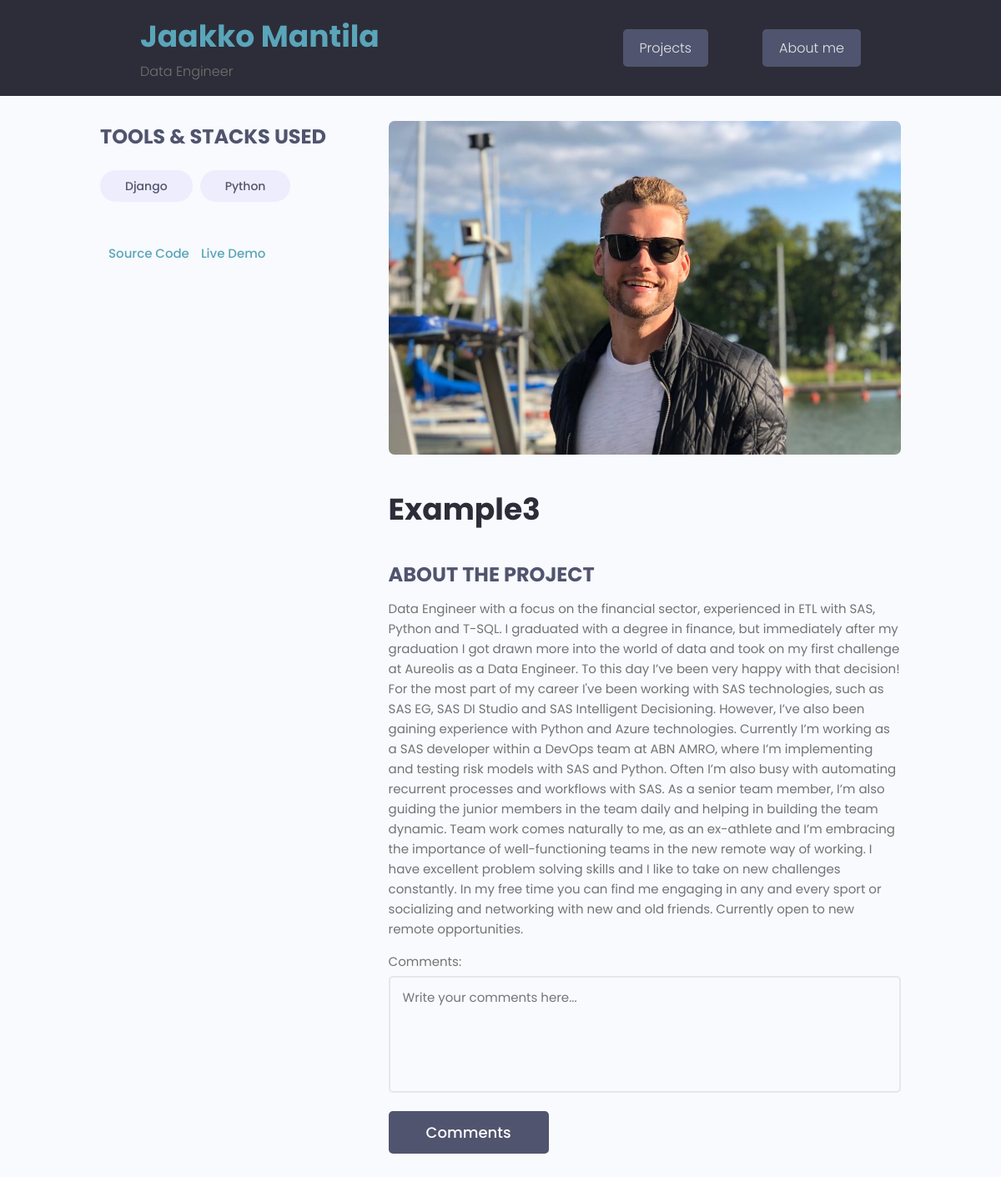
/project/bce60696-69db-46a0-bc71-3374db45314f/, run on an earlier commit of the app's database.
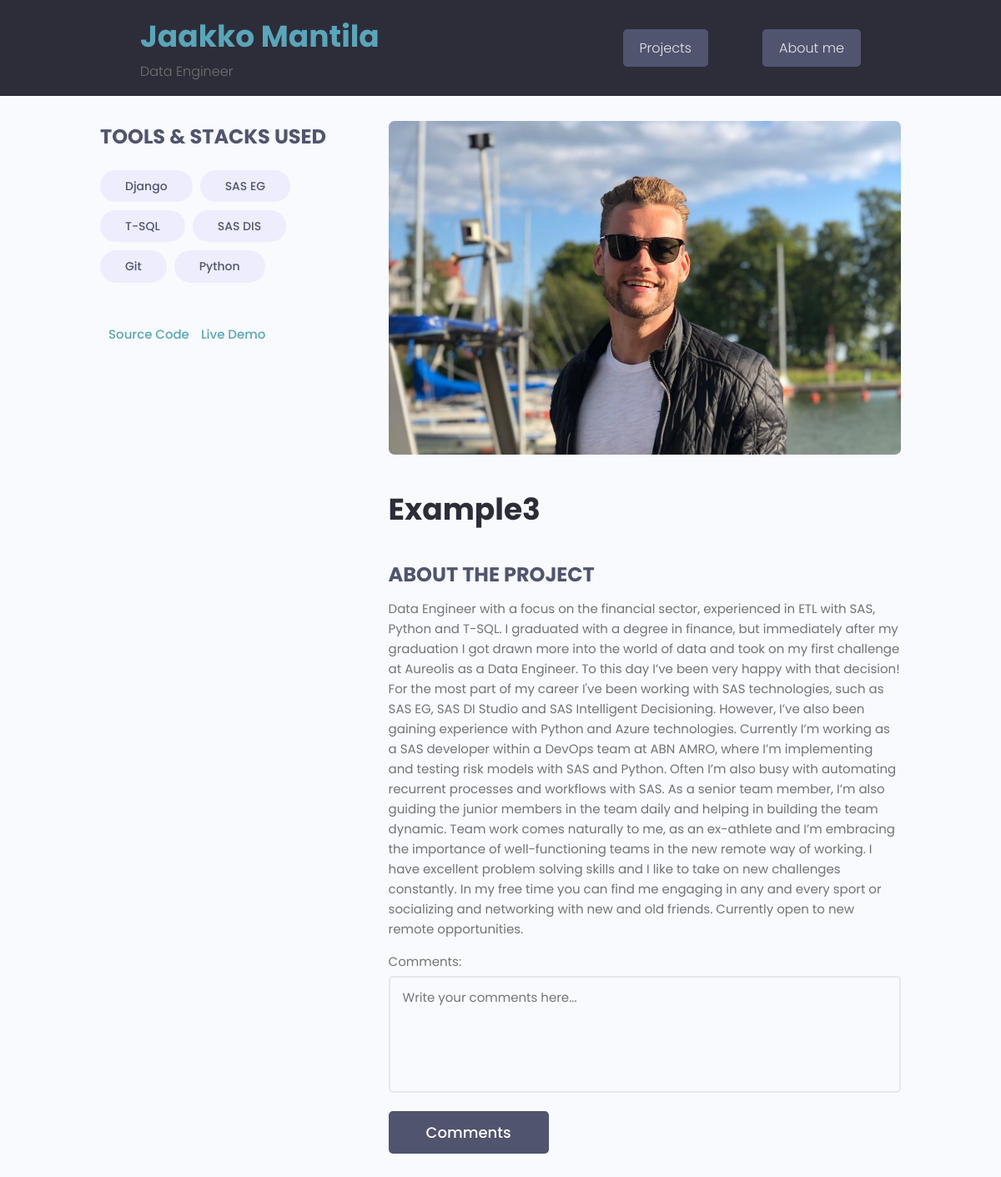
And on a later commit of the database.
### projects/models.py (models this page shows)
class Tag(models.Model):
    name = models.CharField(max_length=200)
    created = models.DateTimeField(auto_now_add=True)
    id = models.UUIDField(default=uuid.uuid4, unique=True,
                            primary_key=True, editable=False)
    def __str__(self):
        return self.name

### projects/views.py (the view)
# urls.py: path('project/<str:pk>/', views.project, name="project"),
def project(request,pk):
    project_obj = Project.objects.get(id=pk)
    return render(request,'projects/single-project.html',{'project':project_obj})

### projects/templates/projects/single-project.html (shortened to what this page needs)
{% extends 'main.html' %}
{% block content %}
<main class="singleProject my-md">
    <div class="container">
      <div class="layout">
        <div class="column column--1of3">
          <h3 class="singleProject__subtitle">Tools & Stacks Used</h3>
          <div class="singleProject__toolStack">
            {% for tag in project.tags.all %}
            <span class="tag tag--pill tag--sub tag--lg">
              <small>{{tag}}</small>
            </span>
            {% endfor %}
          </div>
          {% if project.source_link %}
          <a class="singleProject__liveLink" href={{project.source_link}} target="_blank">Source Code
          </a>
          {% endif %}
          {% if project.demo_link %}
          <a class="singleProject__liveLink" href="#" target="_blank">Live Demo
          </a>
          {% endif %}
        </div>
        <div class="column column--2of3">
          <img class="singleProject__preview" src="{{ project.featured_image.url }}" alt="portfolio thumbnail" />
          <h2 class="singleProject__title">{{project.title}}</h2>
          <h3 class="singleProject__subtitle">About the Project</h3>
          <div class="singleProject__info">
            {{project.description}}
          </div>
            <form class="form" action="#" method="POST">
              <div class="form__field">
                <label for="formInput#textarea">Comments: </label>
                <textarea class="input input--textarea" name="message" id="formInput#textarea"
                  placeholder="Write your comments here..."></textarea>
              </div>
              <input class="btn btn--sub btn--lg" type="submit" value="Comments" />
            </form>
            </div>
          </div>
        </div>
  </main>
{% endblock content %}

What changed in the data, as far as the page shows it:
added Tag: name "SAS EG"
added Tag: name "T-SQL"
added Tag: name "SAS DIS"
added Tag: name "Git"
